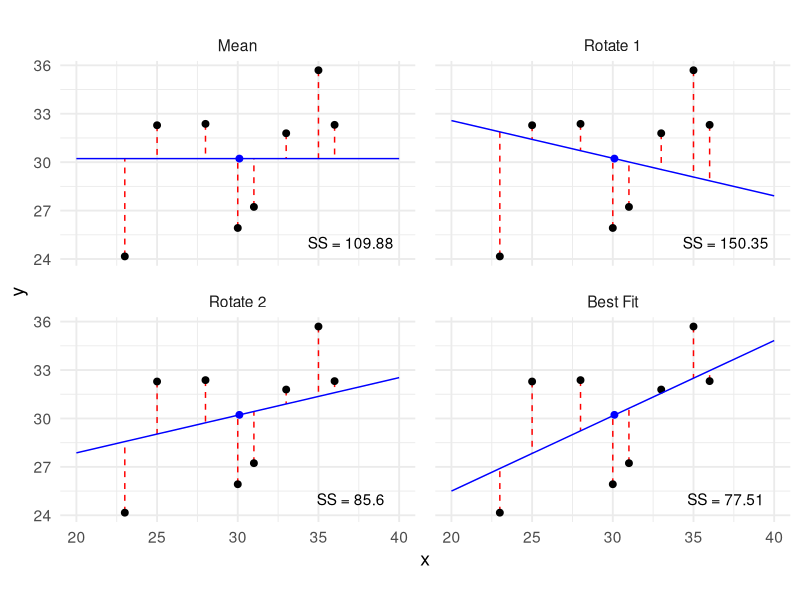

Generate this figure with R:
# Ordinary Minimum Least Squares method
library(tidyverse)

set.seed(1066)
d <- tibble(x = c(sample(22:38, 8), 20, 40),
            y = round(runif(1), 2) * x +
              sample(5:10 , 1) + rnorm(10) * 3)

d$y[d$x %in% c(20, 40)] <- NA

d$y[d$x %in% c(20, 40)] <- NA
ab <- lm(y ~ x, d)
a <- coef(ab)[2]
b <- coef(ab)[1]
d$yhat <- a * d$x + b

a1 <- -a / 2
b1 <- mean(d$y, na.rm = TRUE) - a1 * mean(d$x, na.rm = TRUE)

a2 <- a / 2
b2 <- mean(d$y, na.rm = TRUE) - a2 * mean(d$x, na.rm = TRUE)

d1 <- d %>%
  mutate(Mean = mean(y, na.rm = TRUE),
         `Rotate 1`= a1 * x + b1,
         `Rotate 2`= a2 * x + b2) %>%
  select(x, y, Mean, `Rotate 1`, `Rotate 2`, `Best Fit` = yhat) %>%
  pivot_longer(-1:-2) %>%
  mutate(name = fct_relevel(name, c("Mean", "Rotate 1", "Rotate 2", "Best Fit")))

ss <- d1 %>%
  group_by(name) %>%
  summarise(meanx = mean(x),
            meany = mean(y, na.rm = TRUE),
            SS = sum(abs(value - y)^2, na.rm = TRUE),
            SSt = paste("SS =", round(SS, 2))) 

ggplot(d1) +
  geom_segment(aes(x = x, xend = x, y = y, yend = value), col = "red", linetype = 2) + 
  geom_point(aes(x, y), size = 2) +
  geom_line(aes(x, value), col = "blue") +
  geom_point(data = ss, aes(meanx, meany), col = "blue", size = 2) +
  geom_text(data = ss, aes(x = 37, y = 25, label = SSt)) + 
  facet_wrap(~name, ncol = 2) +
  coord_equal() +
  theme_minimal(base_size = 14) +
  theme(panel.spacing = unit(1, "lines"))
